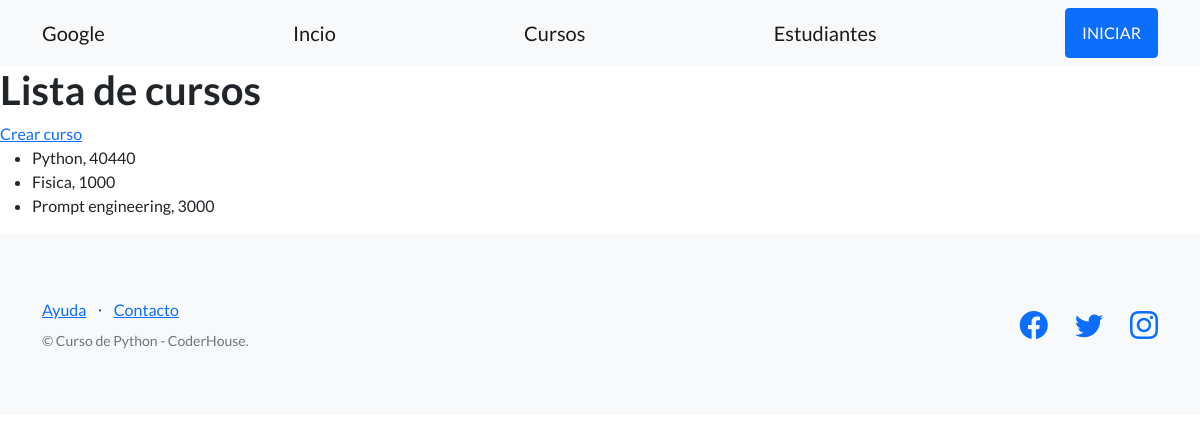
/estudios/cursos/, run on an earlier commit of the app's database.
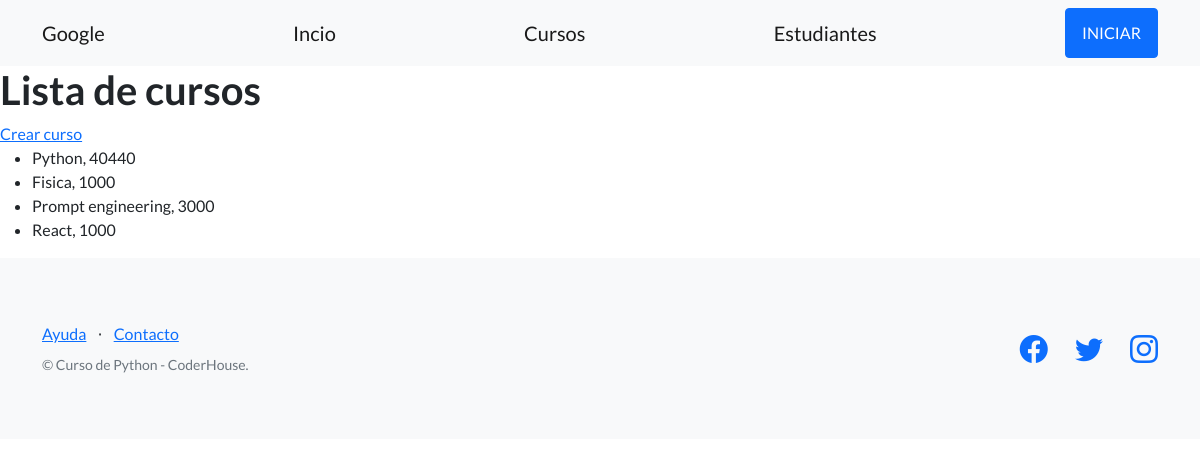
And on a later commit of the database.
### control_estudios/models.py (models this page shows, shortened)
class Curso(models.Model):
    nombre = models.CharField(max_length=164)#Equivalente de str
    comision =models.IntegerField()#Equivalente de int

### control_estudios/views.py (the view)
# urls.py: path("cursos/", listar_cursos, name="lista_cursos"),
def listar_cursos(request):
    contexto={
         "cursos":Curso.objects.all(),
    }
    http_responde =render(
        request=request,
        template_name='control_estudios/lista_cursos.html',
        context=contexto,
    )
    return http_responde

### control_estudios/templates/control_estudios/lista_cursos.html
{% extends "control_estudios/base.html" %}
{% block contenido %}
<section>
    <div>
        <h1>Lista de cursos</h1>
        <a href="{% url 'crear-curso' %}">Crear curso</a>
        <ul>
            {% for curso in cursos %}
            <li>{{curso.nombre}}, {{curso.comision}}</li>
            {% endfor %}
        </ul>
    </div>
</section>
{% endblock contenido %}

What changed in the data, as far as the page shows it:
added Curso: nombre "React", comision "1000"
